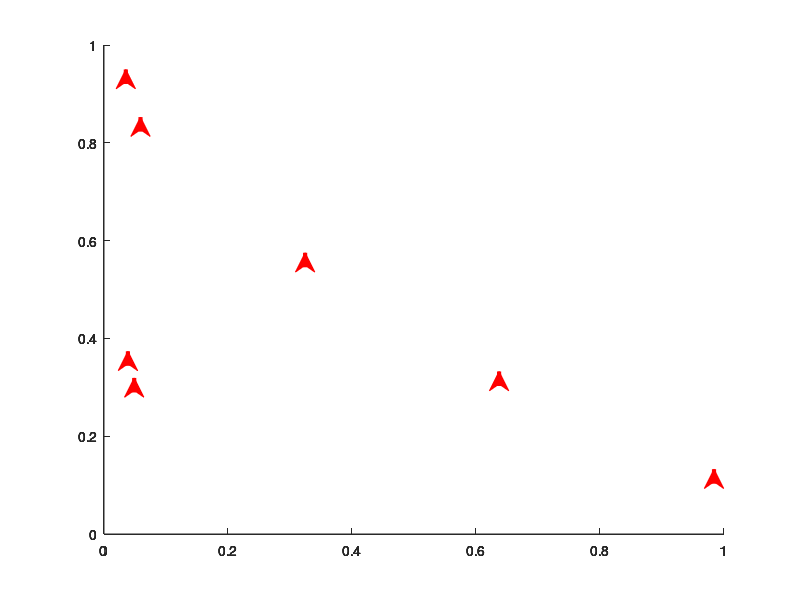

This figure's MATLAB source:
% Create arrow
annotation(gcf,'arrow',[0.892529488859764 0.892529488859764],...
    [0.193808882907133 0.218034993270525],'Color',[1 0 0],'LineWidth',3);

% Create arrow
annotation(gcf,'arrow',[0.159895150720839 0.159895150720839],...
    [0.390309555854643 0.414535666218035],'Color',[1 0 0],'LineWidth',3);

% Create arrow
annotation(gcf,'arrow',[0.157273918741809 0.157273918741809],...
    [0.860026917900404 0.884253028263795],'Color',[1 0 0],'LineWidth',3);

% Create arrow
annotation(gcf,'arrow',[0.17562254259502 0.17562254259502],...
    [0.780619111709287 0.804845222072678],'Color',[1 0 0],'LineWidth',3);

% Create arrow
annotation(gcf,'arrow',[0.167758846657929 0.167758846657929],...
    [0.345895020188425 0.370121130551817],'Color',[1 0 0],'LineWidth',3);

% Create arrow
annotation(gcf,'arrow',[0.623853211009174 0.623853211009174],...
    [0.356662180349933 0.380888290713324],'Color',[1 0 0],'LineWidth',3);

% Create arrow
annotation(gcf,'arrow',[0.381389252948886 0.381389252948886],...
    [0.554508748317631 0.578734858681023],'Color',[1 0 0],'LineWidth',3);
